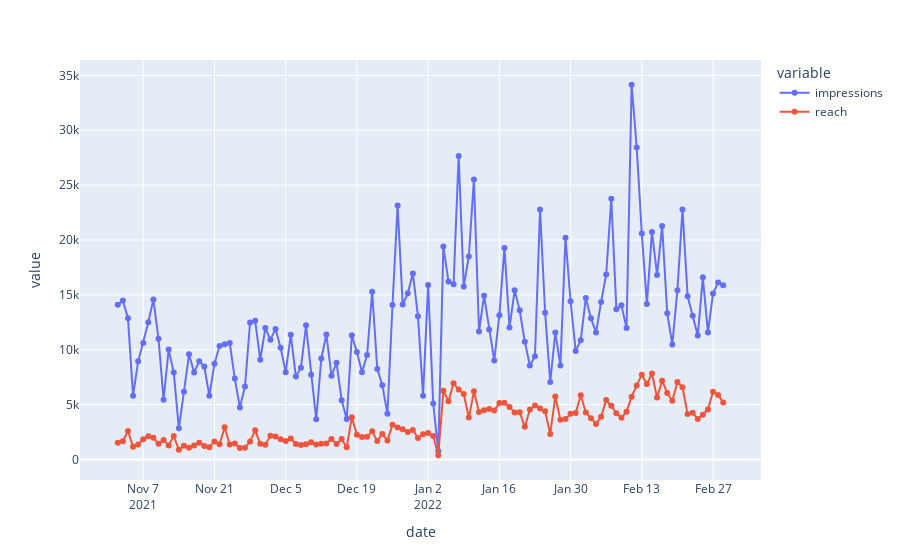

The code cell stored with this chart in its notebook:
### Code cell
df_plot = plot_account_insights(df, groupby='date', timezone='Australia/Sydney')
